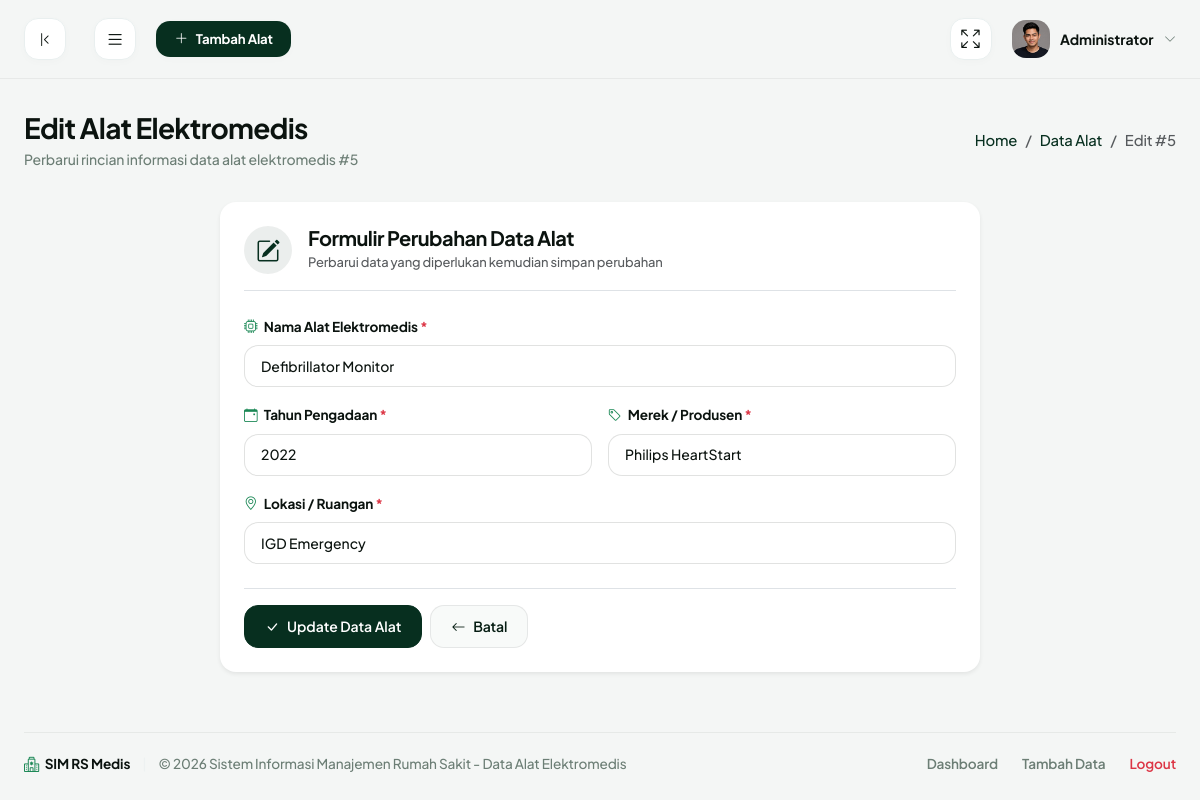
/edit.php?id=5 (signed in), run on the app's committed database.
### tables this page shows
CREATE TABLE IF NOT EXISTS `alat` (
  `id` int(11) NOT NULL AUTO_INCREMENT,
  `nama_alat` varchar(100) NOT NULL,
  `tahun` year(4) NOT NULL,
  `merek` varchar(60) NOT NULL,
  `lokasi` varchar(50) DEFAULT NULL,
  PRIMARY KEY (`id`)
);

### edit.php (the view, shortened to what this page needs)
<?php
require_once __DIR__ . '/auth_check.php';
$id = isset($_GET['id']) ? intval($_GET['id']) : (isset($_POST['id']) ? intval($_POST['id']) : 0);
$stmt = mysqli_prepare($mysqli, "SELECT * FROM alat WHERE id = ? LIMIT 1");
mysqli_stmt_bind_param($stmt, "i", $id);
mysqli_stmt_execute($stmt);
$result = mysqli_stmt_get_result($stmt);
$user_data = mysqli_fetch_assoc($result);
$nama_alat = $user_data['nama_alat'];
$tahun = $user_data['tahun'];
$merek = $user_data['merek'];
$lokasi = $user_data['lokasi'];
include_once __DIR__ . '/includes/header.php';
?>
<div class="page-header d-flex flex-column flex-md-row justify-content-between align-items-md-center gap-3">
  <div>
    <h1 class="page-title">Edit Alat Elektromedis</h1>
    <p class="page-subtitle">Perbarui rincian informasi data alat elektromedis #<?php echo $id; ?></p>
  </div>
  <nav aria-label="breadcrumb">
    <ol class="breadcrumb mb-0">
      <li class="breadcrumb-item"><a href="index.php" class="text-decoration-none text-muted-green">Home</a></li>
      <li class="breadcrumb-item"><a href="index.php" class="text-decoration-none text-muted-green">Data Alat</a></li>
      <li class="breadcrumb-item active text-main" aria-current="page">Edit #<?php echo $id; ?></li>
    </ol>
  </nav>
</div>
<div class="row justify-content-center">
  <div class="col-12 col-lg-8">
    <div class="card border-0 shadow-sm rounded-4 p-4 bg-white mb-4">
      <div class="d-flex align-items-center pb-3 mb-4 border-bottom">
        <div class="rounded-circle d-flex align-items-center justify-content-center me-3"
             style="width: 48px; height: 48px; background: rgba(7, 47, 31, 0.08); color: #072F1F;">
          <i class="bi bi-pencil-square fs-4"></i>
        </div>
        <div>
          <h5 class="fw-bold text-main mb-0">Formulir Perubahan Data Alat</h5>
          <small class="text-muted">Perbarui data yang diperlukan kemudian simpan perubahan</small>
        </div>
      </div>
      <form action="edit.php" method="POST" name="update_user" class="needs-validation">
        <div class="mb-3">
          <label for="nama_alat" class="form-label-custom">
            <i class="bi bi-cpu me-1 text-success"></i> Nama Alat Elektromedis <span class="text-danger">*</span>
          </label>
          <input type="text" class="form-control form-control-custom" id="nama_alat" name="nama_alat"
                 value="<?php echo htmlspecialchars($nama_alat); ?>" required>
        </div>
        <div class="row g-3 mb-3">
          <div class="col-12 col-md-6">
            <label for="tahun" class="form-label-custom">
              <i class="bi bi-calendar-event me-1 text-success"></i> Tahun Pengadaan <span class="text-danger">*</span>
            </label>
            <input type="number" class="form-control form-control-custom" id="tahun" name="tahun"
                   min="1990" max="<?php echo date('Y') + 2; ?>"
                   value="<?php echo htmlspecialchars($tahun); ?>" required>
          </div>
          <div class="col-12 col-md-6">
            <label for="merek" class="form-label-custom">
              <i class="bi bi-tag me-1 text-success"></i> Merek / Produsen <span class="text-danger">*</span>
            </label>
            <input type="text" class="form-control form-control-custom" id="merek" name="merek"
                 value="<?php echo htmlspecialchars($merek); ?>" required>
          </div>
        </div>
        <div class="mb-4">
          <label for="lokasi" class="form-label-custom">
            <i class="bi bi-geo-alt me-1 text-success"></i> Lokasi / Ruangan <span class="text-danger">*</span>
          </label>
          <input type="text" class="form-control form-control-custom" id="lokasi" name="lokasi"
                 value="<?php echo htmlspecialchars($lokasi); ?>" required>
        </div>
        <div class="d-flex align-items-center gap-2 pt-3 border-top">
          <button type="submit" name="update" class="btn-custom btn-custom-primary">
            <i class="bi bi-check-lg"></i> Update Data Alat
          </button>
          <a href="index.php" class="btn-custom btn-custom-light">
            <i class="bi bi-arrow-left"></i> Batal
          </a>
        </div>
      </form>
    </div>
  </div>
</div>
<?php include_once __DIR__ . '/includes/footer.php'; ?>

### assets/css/main.css (style rules this page uses)
:root { --bs-body-bg: #F4F6F5; --bs-body-font-family: 'Plus Jakarta Sans', sans-serif; --brand-forest-dark: #051C12; --brand-forest-medium: #072F1F; --brand-forest-light: #1A3E30; --brand-lime: #B4F105; --brand-lime-hover: #c1f824; --brand-lime-translucent: rgba(180, 241, 5, 0.15); --text-main: #0B130F; --text-muted-green: #6C7E75; --text-sidebar-muted: #879A91; --card-background: #FFFFFF; --border-light: #E9EFEF; --border-dark-green: rgba(255, 255, 255, 0.1); --sys-green: #22C55E; --sys-green-bg: #DCFCE7; --sys-red: #EF4444; --sys-red-bg: #FEE2E2; --sys-orange: #F97316; --sys-orange-bg: #FFEDD5; --sidebar-width: 280px; --navbar-height: 80px; --radius-xxl: 24px; --radius-xl: 18px; --radius-lg: 14px; --radius-md: 10px; --radius-sm: 6px; --shadow-sm: 0 2px 8px rgba(11, 19, 15, 0.02); --shadow-md: 0 10px 30px rgba(11, 19, 15, 0.04); --shadow-lg: 0 20px 50px rgba(11, 19, 15, 0.08); }
body { background-color: var(--bs-body-bg); color: var(--text-main); font-family: var(--bs-body-font-family); font-size: 0.925rem; font-weight: 500; -webkit-font-smoothing: antialiased; letter-spacing: -0.01em; }
h1, h2, h3, h4, h5, h6, .h1, .h2, .h3, .h4, .h5, .h6 { color: var(--text-main); font-weight: 700; letter-spacing: -0.025em; }
a { color: var(--brand-forest-medium); text-decoration: none; transition: all 0.25s ease-in-out; }
.page-header { display: flex; align-items: flex-start; justify-content: space-between; margin-bottom: 2rem; flex-wrap: wrap; gap: 1.5rem; }
.page-title { font-size: 1.75rem; margin-bottom: 0.25rem; }
.page-subtitle { font-size: 0.875rem; color: var(--text-muted-green); margin-bottom: 0; }
.card { background-color: var(--card-background); border: none; border-radius: var(--radius-xxl); padding: 1.75rem; box-shadow: var(--shadow-md); margin-bottom: 1.5rem; position: relative; overflow: hidden; }
.form-label-custom { display: inline-block; font-size: 0.85rem; font-weight: 700; color: var(--text-main); margin-bottom: 0.5rem; }
.form-control-custom { display: block; width: 100%; padding: 0.6rem 1rem; font-size: 0.875rem; font-weight: 500; line-height: 1.5; color: var(--text-main); background-color: #FFFFFF; background-clip: padding-box; border: 1px solid rgba(11, 19, 15, 0.12); border-radius: var(--radius-lg); transition: border-color 0.2s ease-in-out, box-shadow 0.2s ease-in-out; }
.form-control-custom::placeholder { color: var(--text-muted-green); opacity: 0.5; }
.btn-custom { display: inline-flex; align-items: center; justify-content: center; gap: 0.5rem; font-size: 0.875rem; font-weight: 600; padding: 0.6rem 1.25rem; border-radius: var(--radius-lg); border: 1px solid transparent; transition: all 0.2s cubic-bezier(0.4, 0, 0.2, 1); cursor: pointer; text-decoration: none; line-height: 1.5; }
.btn-custom-primary { background-color: var(--brand-forest-medium); border-color: var(--brand-forest-medium); color: #FFFFFF; }
.btn-custom-light { background-color: #F8FAF9; border-color: rgba(11, 19, 15, 0.08); color: var(--brand-forest-dark); }

### data on the page
alat: nama_alat "Defibrillator Monitor", tahun "2022", merek "Philips HeartStart", lokasi "IGD Emergency"

### other printed values
$_SESSION['user_nama'] "Administrator"
$id "5"
